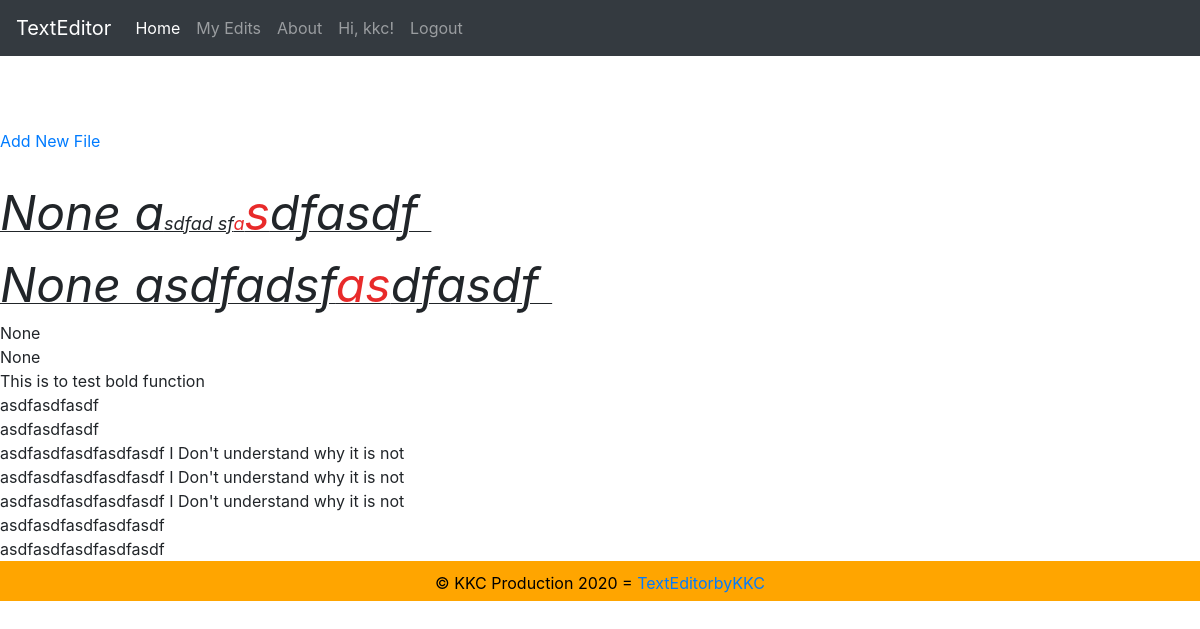
The app's page /myedits (signed in) with its own data.
### app/models.py (models this page shows, shortened)
class User(UserMixin, db.Model):
    id = db.Column(db.Integer, primary_key=True)
    username = db.Column(db.String(64), index=True, unique=True)
    email = db.Column(db.String(120), index=True, unique=True)
    password_hash = db.Column(db.String(128))
    posts = db.relationship('EditorData', backref='author', lazy='dynamic')

class EditorData(db.Model):
    id = db.Column(db.Integer, primary_key=True)
    name = db.Column(db.Text)
    extension= db.Column(db.Text)
    html= db.Column(db.Text)
    user_id = db.Column(db.Integer, db.ForeignKey('user.id'))

### app/routes.py (the view)
@app.route('/display')
@app.route('/myedits')
@login_required
def display():
    posts = EditorData.query.order_by(EditorData.id.desc()).all()
    return render_template('myedits.html', posts=posts)

### app/models.py (called while the page is built)
@login.user_loader
def load_user(id):
    return User.query.get(int(id))

### app/templates/myedits.html
{% extends "base.html" %}
{% block content %}
<a href="{{ url_for('index') }}"> Add New File</a>
<br><br>
{% for post in posts %}
<div>
        {{post.html|safe}}
</div>
{% endfor %}
{% endblock %}

### app/templates/base.html (shortened to what this page needs)
<!DOCTYPE html>
<html lang="en">
<head>
    <link rel="stylesheet" href="https://stackpath.bootstrapcdn.com/bootstrap/4.1.3/css/bootstrap.min.css">
</head>
<body>
  <div class="fixed-top">
  <nav class="navbar navbar-expand-lg navbar-dark bg-dark">
    <a class="navbar-brand" href="{{url_for('index')}}">TextEditor</a>
    <div class="collapse navbar-collapse" id="navbarSupportedContent">
      <ul class="navbar-nav mr-auto">
        <li class="nav-item active">
          <a class="nav-link" href="{{ url_for('index') }}">Home<span class="sr-only">(current)</span></a>
        </li>
        {% if current_user.is_anonymous %}
        <li class="nav-item">
          <a class="nav-link" href="{{ url_for('login') }}">login</a>
        </li>
        {% else %}
        <li class="nav-item">
          <a class="nav-link" href="/myedits">My Edits</a>
        </li>
        <li class="nav-item">
          <a class="nav-link" href="/about">About</a>
        </li>
        <li class="nav-item">
         <a class="nav-link"> Hi, {{ current_user.username }}!</a></li>
        <li class="nav-item">
          <a class="nav-link" href="{{ url_for('logout') }}">Logout</a></li>
        {% endif %}
      </ul>
    </div>
  </nav>
  </div>
        <h1 style="color: white;">
        </h1>
        <br><br><br><br>
        {% block content %}{% endblock %}
<footer><center>© KKC Production 2020 =
  <a href="{{ url_for('index')}}"> TextEditorbyKKC</a> </center>
</footer>
</body>
</html>

### app/templates/base.html (style rules this page uses)
body { overflow: auto; min-height: 100%; }
footer { position: sticky; min-height: 100%; padding-top: 10px; padding-bottom: 5px; bottom:0; width:100%; height:40px; background:orange; color:black; }

### records on screen
User: username "kkc"
EditorData: html "None a sdfad sf a s dfasdf"
EditorData: html "None asdfadsf as dfasdf"
EditorData: html "None"
EditorData: html "None"
EditorData: html "This is to test bold function"
EditorData: html "asdfasdfasdf"
EditorData: html "asdfasdfasdf"
EditorData: html "asdfasdfasdfasdfasdf I Don't understand why it is not"
EditorData: html "asdfasdfasdfasdfasdf I Don't understand why it is not"
EditorData: html "asdfasdfasdfasdfasdf I Don't understand why it is not"
EditorData: html "asdfasdfasdfasdfasdf"
EditorData: html "asdfasdfasdfasdfasdf"
